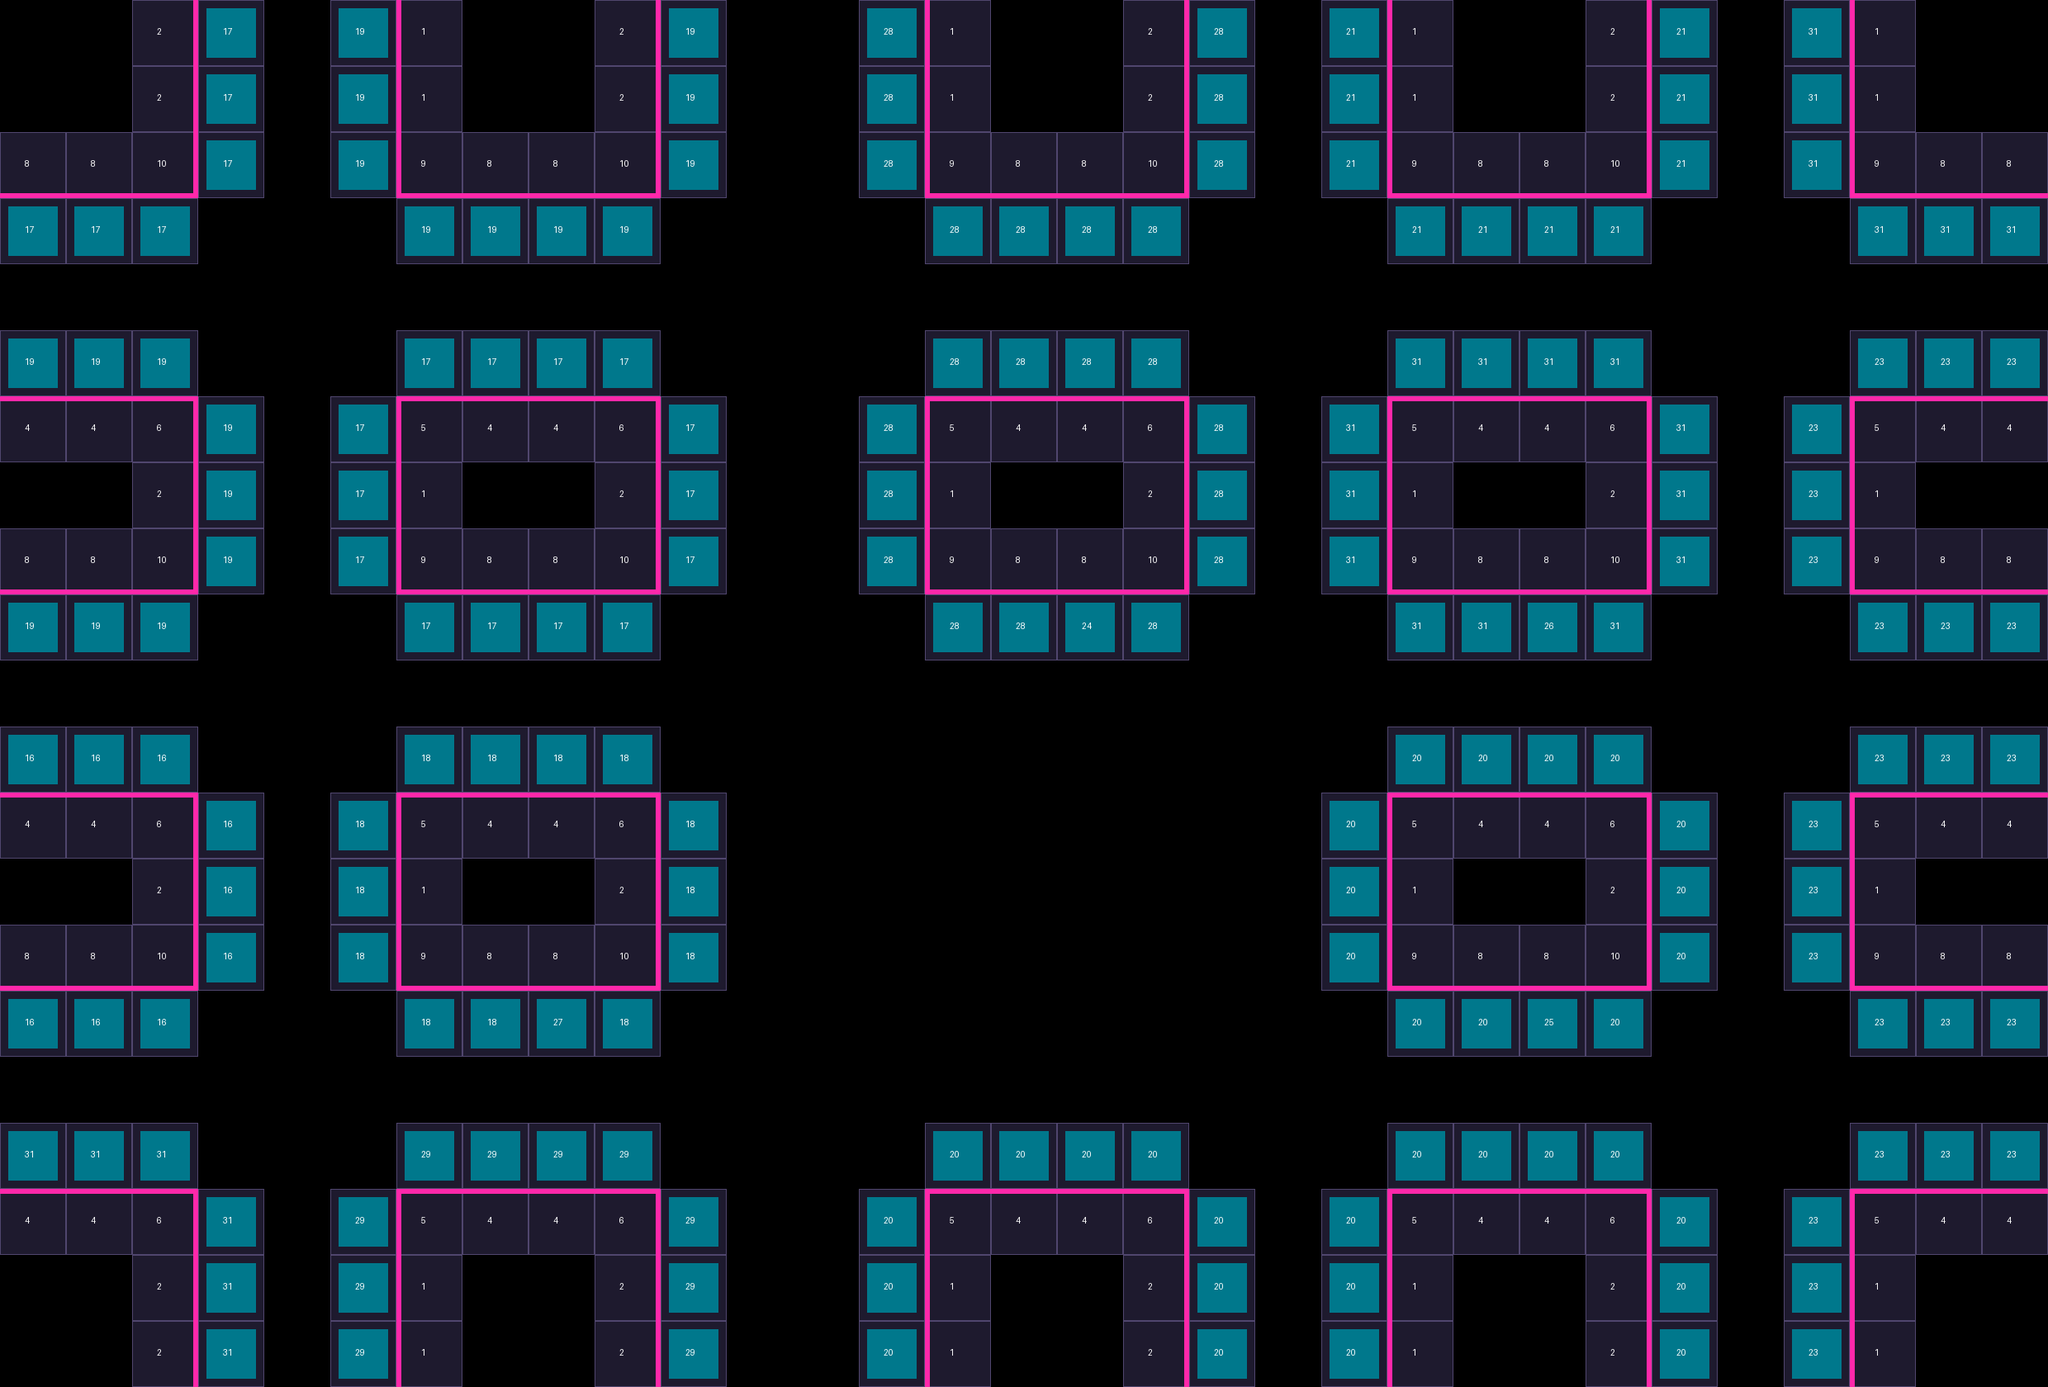

Tiled map render using the project's own tile images. Description and the whole map definition, tile-layer contents included, below:
An orthogonal 31x21 tile map with 80x80 px tiles, 1 tile layer (MapWalls).

<map version="1.1" tiledversion="2018.09.12" orientation="orthogonal" renderorder="right-down" width="31" height="21" tilewidth="80" tileheight="80" infinite="0" nextlayerid="4" nextobjectid="1">
 <tileset firstgid="1" source="TileSetSides.tsx" />
 <layer id="3" name="MapWalls" width="31" height="21">
  <data encoding="csv">
0,0,3,18,0,20,2,0,0,3,20,0,0,29,2,0,0,3,29,0,22,2,0,0,3,22,0,32,2,0,0,
0,0,3,18,0,20,2,0,0,3,20,0,0,29,2,0,0,3,29,0,22,2,0,0,3,22,0,32,2,0,0,
9,9,11,18,0,20,10,9,9,11,20,0,0,29,10,9,9,11,29,0,22,10,9,9,11,22,0,32,10,9,9,
18,18,18,0,0,0,20,20,20,20,0,0,0,0,29,29,29,29,0,0,0,22,22,22,22,0,0,0,32,32,32,
0,0,0,0,0,0,0,0,0,0,0,0,0,0,0,0,0,0,0,0,0,0,0,0,0,0,0,0,0,0,0,
20,20,20,0,0,0,18,18,18,18,0,0,0,0,29,29,29,29,0,0,0,32,32,32,32,0,0,0,24,24,24,
5,5,7,20,0,18,6,5,5,7,18,0,0,29,6,5,5,7,29,0,32,6,5,5,7,32,0,24,6,5,5,
0,0,3,20,0,18,2,0,0,3,18,0,0,29,2,0,0,3,29,0,32,2,0,0,3,32,0,24,2,0,0,
9,9,11,20,0,18,10,9,9,11,18,0,0,29,10,9,9,11,29,0,32,10,9,9,11,32,0,24,10,9,9,
20,20,20,0,0,0,18,18,18,18,0,0,0,0,29,29,25,29,0,0,0,32,32,27,32,0,0,0,24,24,24,
0,0,0,0,0,0,0,0,0,0,0,0,0,0,0,0,0,0,0,0,0,0,0,0,0,0,0,0,0,0,0,
17,17,17,0,0,0,19,19,19,19,0,0,0,0,0,0,0,0,0,0,0,21,21,21,21,0,0,0,24,24,24,
5,5,7,17,0,19,6,5,5,7,19,0,0,0,0,0,0,0,0,0,21,6,5,5,7,21,0,24,6,5,5,
0,0,3,17,0,19,2,0,0,3,19,0,0,0,0,0,0,0,0,0,21,2,0,0,3,21,0,24,2,0,0,
9,9,11,17,0,19,10,9,9,11,19,0,0,0,0,0,0,0,0,0,21,10,9,9,11,21,0,24,10,9,9,
17,17,17,0,0,0,19,19,28,19,0,0,0,0,0,0,0,0,0,0,0,21,21,26,21,0,0,0,24,24,24,
0,0,0,0,0,0,0,0,0,0,0,0,0,0,0,0,0,0,0,0,0,0,0,0,0,0,0,0,0,0,0,
32,32,32,0,0,0,30,30,30,30,0,0,0,0,21,21,21,21,0,0,0,21,21,21,21,0,0,0,24,24,24,
5,5,7,32,0,30,6,5,5,7,30,0,0,21,6,5,5,7,21,0,21,6,5,5,7,21,0,24,6,5,5,
0,0,3,32,0,30,2,0,0,3,30,0,0,21,2,0,0,3,21,0,21,2,0,0,3,21,0,24,2,0,0,
0,0,3,32,0,30,2,0,0,3,30,0,0,21,2,0,0,3,21,0,21,2,0,0,3,21,0,24,2,0,0
</data>
 </layer>
</map>
